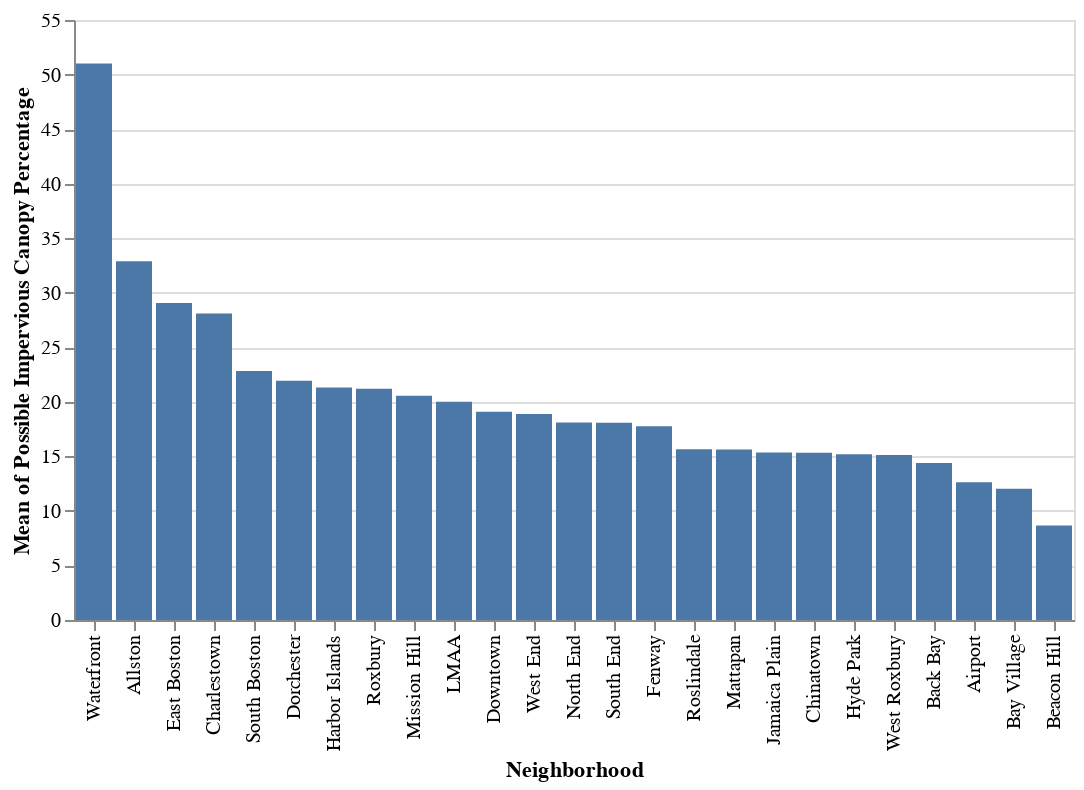

Notebook code cell kept with this figure:
### Code cell
bbar = alt.Chart(boston_df).mark_bar().encode(
    x=alt.X('Neighborhood:N', sort='-y'),
    y=alt.Y('mean(Possible Impervious Canopy Percentage):Q'),

)

bbar

### Figure 1 — Vega-Lite specification as saved in the notebook (floating-point values rounded to 4 significant figures; data arrays with more than 128 entries replaced by an {"elided": "..."} marker saying what was removed)
{"config": {"view": {"continuousWidth": 300, "continuousHeight": 300}}, "data": {"name": "data-fc0e9c3f1ad0ddd65d7a378d0387b561"}, "mark": {"type": "bar"}, "encoding": {"x": {"field": "Neighborhood", "sort": "-y", "type": "nominal"}, "y": {"aggregate": "mean", "field": "Possible Impervious Canopy Percentage", "type": "quantitative"}}, "$schema": "https://vega.github.io/schema/vega-lite/v5.8.0.json", "datasets": {"data-fc0e9c3f1ad0ddd65d7a378d0387b561": {"elided": "160 records"}}}
